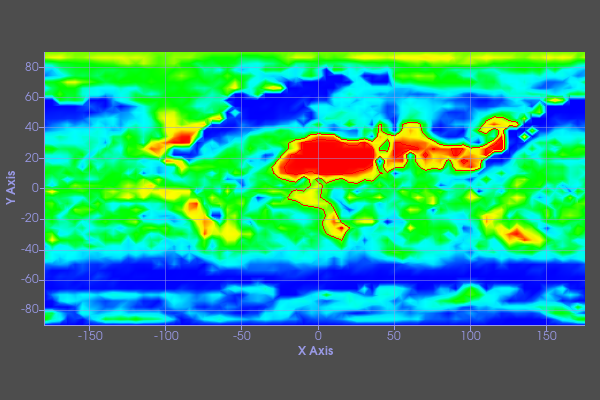

Write Python code to recreate this figure.
#!/usr/bin/env python

# Test vtkPolyDataItem rendering polydata into a context scene with contours.

import os

import vtkmodules.vtkInteractionStyle  # noqa: F401
import vtkmodules.vtkRenderingFreeType  # noqa: F401
import vtkmodules.vtkRenderingOpenGL2  # noqa: F401
import vtkmodules.vtkRenderingContextOpenGL2  # noqa: F401

from vtkmodules.vtkCommonCore import VTK_COLOR_MODE_DEFAULT
from vtkmodules.vtkCommonDataModel import vtkRectd
from vtkmodules.vtkFiltersCore import vtkFeatureEdges, vtkPolyDataConnectivityFilter
from vtkmodules.vtkFiltersModeling import vtkBandedPolyDataContourFilter
from vtkmodules.vtkIOXML import vtkXMLPolyDataReader
from vtkmodules.vtkChartsCore import vtkAxis, vtkInteractiveArea
from vtkmodules.vtkRenderingContext2D import (
    vtkContextActor,
    vtkPolyDataItem,
)
from vtkmodules.vtkRenderingCore import (
    VTK_SCALAR_MODE_USE_CELL_DATA,
    VTK_SCALAR_MODE_USE_POINT_DATA,
    vtkRenderWindow,
    vtkRenderWindowInteractor,
    vtkRenderer,
)

data_dir = os.environ.get("VPE_DATA_DIR", os.path.dirname(os.path.abspath(__file__)))

# Read polydata
reader = vtkXMLPolyDataReader()
reader.SetFileName(os.path.join(data_dir, "isofill_0.vtp"))
reader.Update()
poly = reader.GetOutput()

# Create map item from point data
scalar_mode_map = VTK_SCALAR_MODE_USE_POINT_DATA
active_data_map = poly.GetPointData().GetScalars()
range_map = [0.0, 0.0]
active_data_map.GetRange(range_map, 0)

color_lut_map = active_data_map.GetLookupTable()
if not color_lut_map:
    active_data_map.CreateDefaultLookupTable()
    color_lut_map = active_data_map.GetLookupTable()
    color_lut_map.SetAlpha(1.0)
    color_lut_map.SetRange(range_map[0], range_map[1])

mapped_colors_map = color_lut_map.MapScalars(active_data_map, VTK_COLOR_MODE_DEFAULT, 0)

map_item = vtkPolyDataItem()
map_item.SetPolyData(poly)
map_item.SetScalarMode(scalar_mode_map)
map_item.SetMappedColors(mapped_colors_map)

# Create contour item
contour = vtkBandedPolyDataContourFilter()
contour.SetInputConnection(reader.GetOutputPort())
contour.GenerateValues(20, 6, 40)
contour.ClippingOn()
contour.SetClipTolerance(0.0)
contour.Update()

connectivity = vtkPolyDataConnectivityFilter()
connectivity.SetInputConnection(contour.GetOutputPort())
connectivity.SetExtractionModeToAllRegions()
connectivity.ColorRegionsOn()
connectivity.Update()

extract = vtkPolyDataConnectivityFilter()
extract.SetInputConnection(connectivity.GetOutputPort())
extract.ScalarConnectivityOn()
extract.SetScalarRange(6, 58)

edge = vtkFeatureEdges()
edge.SetInputConnection(extract.GetOutputPort())
edge.BoundaryEdgesOn()
edge.FeatureEdgesOff()
edge.ManifoldEdgesOff()
edge.NonManifoldEdgesOff()
edge.Update()

contour_poly = edge.GetOutput()
scalar_mode_contour = VTK_SCALAR_MODE_USE_CELL_DATA
active_data_contour = contour_poly.GetCellData().GetScalars()
range_contour = [0.0, 0.0]
active_data_contour.GetRange(range_contour, 0)

color_lut_contour = active_data_contour.GetLookupTable()
if not color_lut_contour:
    active_data_contour.CreateDefaultLookupTable()
    color_lut_contour = active_data_contour.GetLookupTable()
    color_lut_contour.SetAlpha(1.0)
    color_lut_contour.SetRange(range_contour[0], range_contour[1])

mapped_colors_contour = color_lut_contour.MapScalars(active_data_contour, VTK_COLOR_MODE_DEFAULT, 0)

contour_item = vtkPolyDataItem()
contour_item.SetPolyData(contour_poly)
contour_item.SetScalarMode(scalar_mode_contour)
contour_item.SetMappedColors(mapped_colors_contour)

# Interactive area
area = vtkInteractiveArea()
area.GetDrawAreaItem().AddItem(map_item)
area.GetDrawAreaItem().AddItem(contour_item)

bounds = map_item.GetPolyData().GetBounds()
x_min, x_max, y_min, y_max = bounds[0], bounds[1], bounds[2], bounds[3]
x_len = x_max - x_min
y_len = y_max - y_min
area.SetDrawAreaBounds(vtkRectd(x_min, y_min, x_len, y_len))
area.SetFixedAspect(x_len / y_len)

area.GetAxis(vtkAxis.BOTTOM).SetTitle("X Axis")
area.GetAxis(vtkAxis.LEFT).SetTitle("Y Axis")
area.GetAxis(vtkAxis.TOP).SetVisible(False)
area.GetAxis(vtkAxis.RIGHT).SetVisible(False)

for loc in [vtkAxis.LEFT, vtkAxis.BOTTOM, vtkAxis.RIGHT, vtkAxis.TOP]:
    axis = area.GetAxis(loc)
    axis.GetLabelProperties().SetColor(0.6, 0.6, 0.9)
    axis.GetTitleProperties().SetColor(0.6, 0.6, 0.9)
    axis.GetPen().SetColor(int(0.6 * 255), int(0.6 * 255), int(0.9 * 255), 255)
    axis.GetGridPen().SetColor(int(0.6 * 255), int(0.6 * 255), int(0.9 * 255), 128)

# Renderer
renderer = vtkRenderer()
renderer.SetBackground(0.3, 0.3, 0.3)

# Context actor
context_actor = vtkContextActor()
scene = context_actor.GetScene()
scene.SetRenderer(renderer)
scene.SetUseBufferId(False)
scene.AddItem(area)
renderer.AddActor(context_actor)

# Render window
render_window = vtkRenderWindow()
render_window.AddRenderer(renderer)
render_window.SetWindowName("polydata to context")
render_window.SetMultiSamples(0)
render_window.SetSize(600, 400)

# Interactor
interactor = vtkRenderWindowInteractor()
interactor.SetRenderWindow(render_window)

interactor.Initialize()
interactor.Start()
